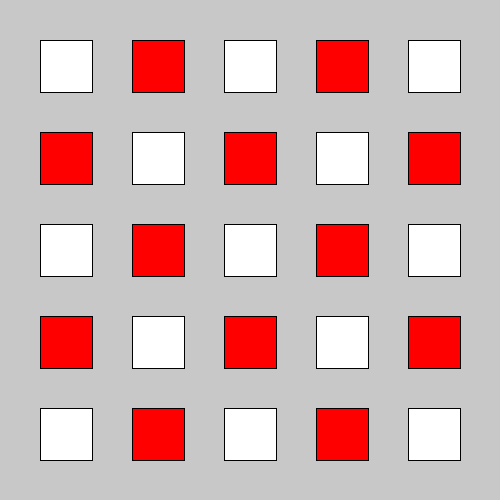
Frame 1 (no input)
Frame 60 (the mouse pressed at the canvas centre just before this capture): identical to frame 1, image omitted
Frame 120 (the mouse held since frame 60 and released just before this capture): identical to frame 1, image omitted

The Processing sketch that drew this single still picture (run headless with seeded random() and noise(); from frame 60 on, the mouse is pressed at the canvas centre):

// Processing sketch: drill24
// ── drill24.pde
void setup() {
    size(500,500);
}

void draw() {
    background(200);
    float s = 52;
    float m = 40;
    for (int y=0; y<5; y++) {
      for (int x=0; x<5; x++) {
            if (y % 2 == 0 && x % 2 == 1) {
                fill(255,0,0);
            } else if (y % 2 == 1 && x % 2 == 0) {
                fill(255,0,0);
            } else {
                fill(255);
            }
            rect(x*(s+m)+m,y*(s+m)+m,s,s);
      }
    }
}
